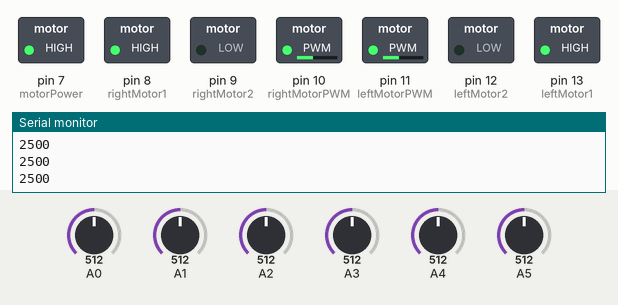
A sketch run on a simulated Arduino Uno, built with avr-gcc and run on an emulated ATmega328P. Shown: switched loads named in the sketch (green lamp = pin HIGH), the last lines printed to the serial monitor. Inputs (shaded band) come from the test bench; at power-on: A0 = 512, A3 = 512, A5 = 512, A1 = 512, A2 = 512, A4 = 512.

Above: at 11.2 s.
11.3 s: A0 set to 390
At 11.7 s:
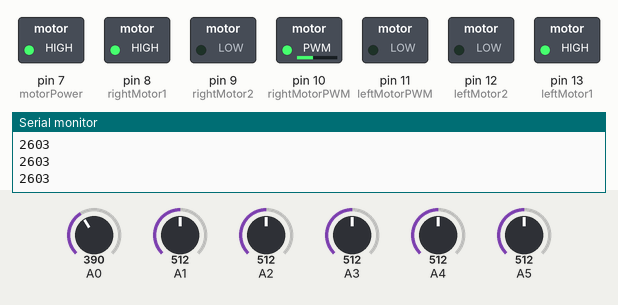
12.8 s: A3 set to 390
14.3 s: A5 set to 390
At 15.2 s:
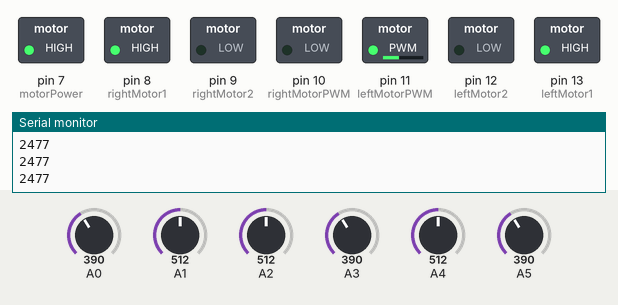
15.8 s: A5 set to 410
At 16.5 s:
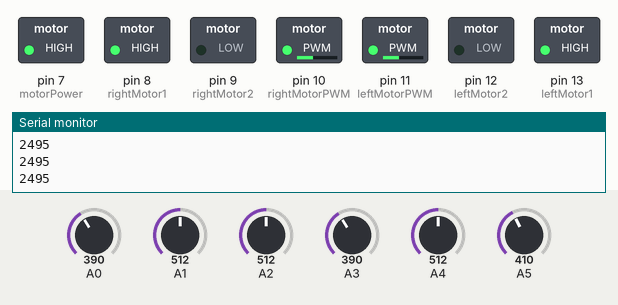
Timing chart, 0 to 18.3 s (numbered marks = the images above; inputs shaded):
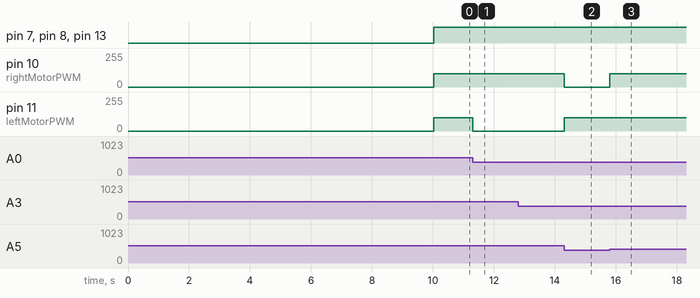

Measured:
- after the input at 11.3 s, pin 11 (leftMotorPWM): 100/255 → 0/255 at once
- after the input at 14.3 s, pin 10 (rightMotorPWM): 100/255 → 0/255 at once; pin 11 (leftMotorPWM): 0/255 → 100/255 at once
- after the input at 15.8 s, pin 10 (rightMotorPWM): 0/255 → 100/255 at once

The sketch:

line_follower-PID.ino
```cpp
#include <QTRSensors.h>

// Sensors used -  Pololu QTR-8RC array
// FINDING Kp AND Kd IS ARDOUS

#define Kp 10                     // change it by less margin that just makes your bot follow the line at a slow speed
#define Kd  200                   // change it slowly and Kp < Kd
#define RIGHT_MAX_SPEED 100
#define LEFT_MAX_SPEED 100
#define RIGHT_BASE_SPEED 150      // speed of motors  when the robot is perfectly on the line
#define LEFT_BASE_SPEED 150       // speed of motors  when the robot is perfectly on the line
#define NUM_SENSORS  6            // number of sensors used
#define TIMEOUT 4                 // waits for 2500 us for sensor outputs to go low
#define EMITTER_PIN 2             // emitter is controlled by digital pin 2

#define rightMotor1 8     // FORWARD
#define rightMotor2 9     // BACKWARD
#define rightMotorPWM 10
#define leftMotor1 13     // FORWARD
#define leftMotor2 12     // BACKWARD
#define leftMotorPWM 11
#define motorPower 7

QTRSensorsAnalog qtrrc((unsigned char[]) {
  14, 15, 16, 17, 18, 19                            // A0 - A5
} , NUM_SENSORS, TIMEOUT, EMITTER_PIN);
unsigned int sensorValues[NUM_SENSORS];

void setup()
{
  pinMode(rightMotor1, OUTPUT);
  pinMode(rightMotor2, OUTPUT);
  pinMode(rightMotorPWM, OUTPUT);
  pinMode(leftMotor1, OUTPUT);
  pinMode(leftMotor2, OUTPUT);
  pinMode(leftMotorPWM, OUTPUT);
  pinMode(motorPower, OUTPUT);
  Serial.begin(9600);
  int i;
  for (int i = 0; i < 400; i++)
    qtrrc.calibrate();                              // MOST IMPORTANT PART
    delay(20);
}

int lastError = 0;

void loop()
{
  unsigned int sensors[6];
  int position = qtrrc.readLine(sensors);
  int error = position - 2500;
  Serial.println(position);
  int motorSpeed = Kp * error + Kd * (error - lastError);
  lastError = error;

  int rightMotorSpeed = RIGHT_BASE_SPEED + motorSpeed;
  int leftMotorSpeed = LEFT_BASE_SPEED - motorSpeed;

  if (rightMotorSpeed > RIGHT_MAX_SPEED )
    rightMotorSpeed = RIGHT_MAX_SPEED;

  if (leftMotorSpeed > LEFT_MAX_SPEED )
    leftMotorSpeed = LEFT_MAX_SPEED;

  if (rightMotorSpeed < 0)
    rightMotorSpeed = 0;

  if (leftMotorSpeed < 0)
    leftMotorSpeed = 0;

    digitalWrite(motorPower, HIGH);
    digitalWrite(rightMotor1, HIGH);
    digitalWrite(rightMotor2, LOW);
    analogWrite(rightMotorPWM, rightMotorSpeed);
    digitalWrite(motorPower, HIGH);
    digitalWrite(leftMotor1, HIGH);
    digitalWrite(leftMotor2, LOW);
    analogWrite(leftMotorPWM, leftMotorSpeed);

}
```
